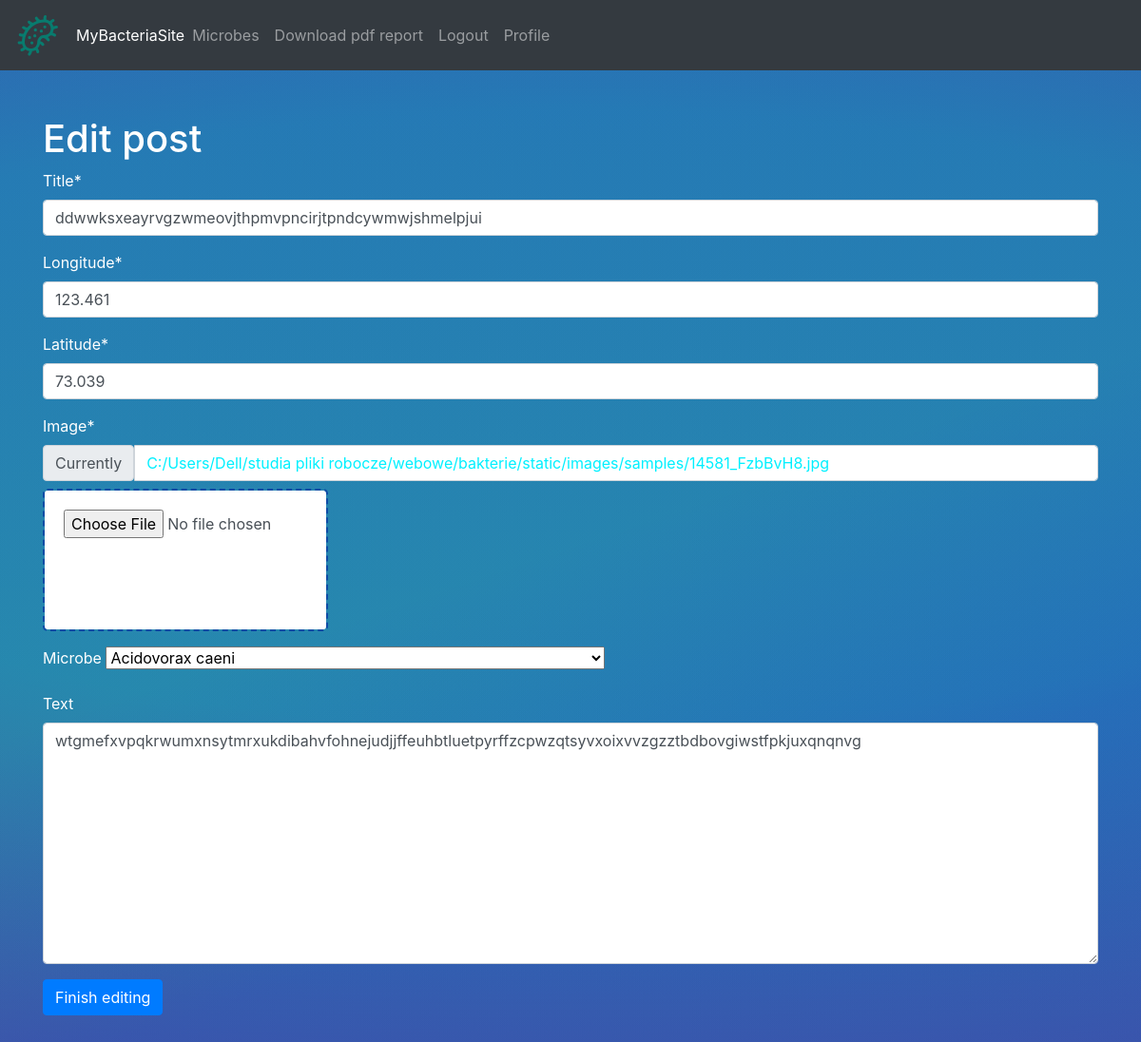
/edit_post/29/ (signed in), run on the app's committed database.
### MyBacteriaSite/models.py (models this page shows, shortened)
class MicrobePost(models.Model):
    author = models.ForeignKey(settings.AUTH_USER_MODEL, on_delete=models.CASCADE)
    microbe = models.ForeignKey(Microbe, on_delete=models.SET_NULL, null = True, blank=True)
    created_date = models.DateTimeField(auto_now_add= True)
    last_edited= models.DateTimeField(auto_now= True)
    title = models.CharField(max_length=200)
    longitude = models.DecimalField(max_digits=6, decimal_places=3)
    latitude = models.DecimalField(max_digits=5, decimal_places=3)
    image = models.ImageField(blank = False)
    likes = models.ManyToManyField(settings.AUTH_USER_MODEL, related_name='post_like')
    text = models.TextField(null = True, blank = True)

### MyBacteriaSite/views.py (the view)
# urls.py: path("edit_post/<str:pk>/", views.edit_post, name= "edit_post"),
def edit_post(request, pk):
    post = MicrobePost.objects.get(id=pk)
    context={}
    if request.user.is_authenticated and request.user == post.author:
        if request.method == "POST":
            form = NewPostFrom(request.POST, request.FILES, instance = post)
            if form.is_valid():
                post = form.save(commit = False)
                post.save()
                print('Success')
                messages.success(request, 'Post edited successfully')
                return redirect("MyBacteriaSite:profile")
            else:
                errors = form.errors
                non_field = form.non_field_errors()
                context.update({"form_errors":errors})
                context.update({"non_field_errors":non_field})
                print('Error\n')
                messages.error(request, "Invalid post information")
        else:
            form = NewPostFrom(instance = post)
    else:
        messages.error(request, "You have to be logged in and be post author to edit posts")
        return redirect("MyBacteriaSite:homepage")
    context.update({"post_form":form})
    return render(request, 'edit_post.html', context)

### MyBacteriaSite/forms.py
class NewPostFrom(ModelForm):
	image = forms.ImageField(widget=ClearableFileInput(attrs={'class': 'dropzone', 'accept': 'image/*'}))
	class Meta:
		model = MicrobePost
		fields = ["title", "longitude", "latitude", "image", "microbe", "text"]

### MyBacteriaSite/models.py (called while the page is built)
    def __str__(self):
        return self.MicrobeSpecies

### MyBacteriaSite/templates/edit_post.html (shortened to what this page needs)
{% extends "header.html" %}
{% block content %}
{% load crispy_forms_tags %}
<div class="container py-5">
  <h1>Edit post</h1>
  <form method="POST" enctype="multipart/form-data">
    {{ post_form|crispy }}
    <button class="btn btn-primary" type="submit">Finish editing</button>
  </form>
</div>
{% endblock %}

### MyBacteriaSite/templates/header.html (style rules this page uses)
a { color: rgb(0, 240, 255); }
body { width: 100%; height: 100%; color: white; margin: 0; padding: 0; background: linear-gradient(180deg, rgba(28, 24, 225, 0.22) 0%, rgba(28, 24, 225, 0) 97.02%), linear-gradient(341.25deg, rgba(28, 24, 225, 0.22) 25.47%, rgba(45, 21, 191, 0) 49.12%), linear-gradient(180deg, rgba(8, 123, 110, 0.5) 99.22%, rgba(8, 123, 110, 0.025) 100%), radial-gradient(190.94% 70.5% at 50% 39.51%, rgba(19, 255, 255, 0.528) 1.94%, rgba(19, 255, 255, 0.528) 41.29%, rgba(19, 255, 255, 0) 92.58%), rgba(99, 26, 191, 0.8); box-shadow: 0px 4px 4px rgba(0, 0, 0, 0.25); }
.dropzone { border: 2px dashed #0a3aa3c3; padding: 20px; text-align: center; height: 150px; width: 300px; border-radius: 5px; justify-content: center; flex-direction: column; }

### data on the page
MicrobePost: title "ddwwksxeayrvgzwmeovjthpmvpncirjtpndcywmwjshmelpjui", longitude "123.461", latitude "73.039", microbe "Acidovorax caeni", text "wtgmefxvpqkrwumxnsytmrxukdibahvfohnejudjjffeuhbtluetpyrffzcpwzqtsyvxoixvvzgzztbdbovgiwstfpkjuxqnqnvg"
